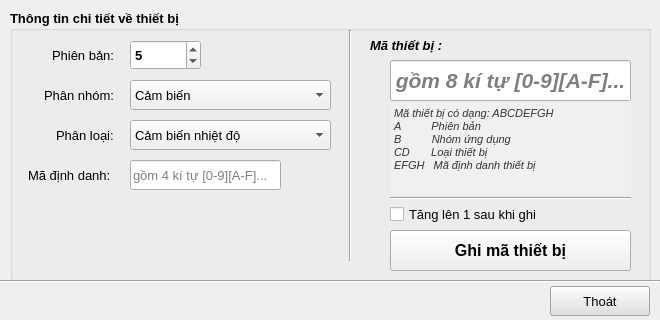
<?xml version="1.0" encoding="UTF-8"?>
<ui version="4.0">
 <class>FrmSetupSerial</class>
 <widget class="QMainWindow" name="FrmSetupSerial">
  <property name="geometry">
   <rect>
    <x>0</x>
    <y>0</y>
    <width>660</width>
    <height>320</height>
   </rect>
  </property>
  <property name="windowTitle">
   <string>MainWindow</string>
  </property>
  <widget class="QWidget" name="centralwidget">
   <widget class="QGroupBox" name="groupBox_Info">
    <property name="geometry">
     <rect>
      <x>10</x>
      <y>10</y>
      <width>641</width>
      <height>271</height>
     </rect>
    </property>
    <property name="font">
     <font>
      <pointsize>10</pointsize>
      <bold>true</bold>
     </font>
    </property>
    <property name="title">
     <string>Thông tin chi tiết về thiết bị</string>
    </property>
    <property name="flat">
     <bool>false</bool>
    </property>
    <widget class="QPushButton" name="pushButton_writeSerial">
     <property name="enabled">
      <bool>true</bool>
     </property>
     <property name="geometry">
      <rect>
       <x>380</x>
       <y>220</y>
       <width>241</width>
       <height>41</height>
      </rect>
     </property>
     <property name="minimumSize">
      <size>
       <width>0</width>
       <height>40</height>
      </size>
     </property>
     <property name="font">
      <font>
       <pointsize>12</pointsize>
       <bold>true</bold>
      </font>
     </property>
     <property name="text">
      <string>Ghi mã thiết bị</string>
     </property>
     <property name="shortcut">
      <string>Return, Enter</string>
     </property>
    </widget>
    <widget class="QLabel" name="label_3">
     <property name="geometry">
      <rect>
       <x>18</x>
       <y>150</y>
       <width>91</width>
       <height>31</height>
      </rect>
     </property>
     <property name="font">
      <font>
       <pointsize>10</pointsize>
       <bold>false</bold>
      </font>
     </property>
     <property name="text">
      <string>Mã định danh:</string>
     </property>
    </widget>
    <widget class="QLabel" name="label">
     <property name="geometry">
      <rect>
       <x>34</x>
       <y>70</y>
       <width>71</width>
       <height>31</height>
      </rect>
     </property>
     <property name="font">
      <font>
       <pointsize>10</pointsize>
       <bold>false</bold>
      </font>
     </property>
     <property name="text">
      <string>Phân nhóm:</string>
     </property>
    </widget>
    <widget class="QComboBox" name="comboBox_groupDevice">
     <property name="geometry">
      <rect>
       <x>120</x>
       <y>70</y>
       <width>201</width>
       <height>30</height>
      </rect>
     </property>
     <property name="minimumSize">
      <size>
       <width>0</width>
       <height>30</height>
      </size>
     </property>
     <property name="font">
      <font>
       <pointsize>10</pointsize>
       <bold>false</bold>
      </font>
     </property>
     <property name="currentIndex">
      <number>1</number>
     </property>
     <item>
      <property name="text">
       <string>Phần mềm</string>
      </property>
     </item>
     <item>
      <property name="text">
       <string>Cảm biến</string>
      </property>
     </item>
     <item>
      <property name="text">
       <string>Mô-đun thực hành</string>
      </property>
     </item>
     <item>
      <property name="text">
       <string>Mô hình thí nghiệm</string>
      </property>
     </item>
    </widget>
    <widget class="QLineEdit" name="lineEdit_id">
     <property name="geometry">
      <rect>
       <x>120</x>
       <y>150</y>
       <width>151</width>
       <height>30</height>
      </rect>
     </property>
     <property name="minimumSize">
      <size>
       <width>100</width>
       <height>30</height>
      </size>
     </property>
     <property name="font">
      <font>
       <pointsize>10</pointsize>
       <bold>false</bold>
      </font>
     </property>
     <property name="maxLength">
      <number>4</number>
     </property>
     <property name="alignment">
      <set>Qt::AlignJustify|Qt::AlignVCenter</set>
     </property>
     <property name="placeholderText">
      <string>gồm 4 kí tự [0-9][A-F]...</string>
     </property>
    </widget>
    <widget class="QLabel" name="label_4">
     <property name="geometry">
      <rect>
       <x>46</x>
       <y>110</y>
       <width>61</width>
       <height>31</height>
      </rect>
     </property>
     <property name="font">
      <font>
       <pointsize>10</pointsize>
       <bold>false</bold>
      </font>
     </property>
     <property name="text">
      <string>Phân loại:</string>
     </property>
    </widget>
    <widget class="QComboBox" name="comboBox_typeDevice">
     <property name="geometry">
      <rect>
       <x>120</x>
       <y>110</y>
       <width>201</width>
       <height>30</height>
      </rect>
     </property>
     <property name="minimumSize">
      <size>
       <width>0</width>
       <height>30</height>
      </size>
     </property>
     <property name="font">
      <font>
       <pointsize>10</pointsize>
       <bold>false</bold>
      </font>
     </property>
     <item>
      <property name="text">
       <string>Cảm biến nhiệt độ</string>
      </property>
     </item>
     <item>
      <property name="text">
       <string>Cảm biến độ ẩm</string>
      </property>
     </item>
     <item>
      <property name="text">
       <string>Cảm biến lực</string>
      </property>
     </item>
     <item>
      <property name="text">
       <string>Cảm biến áp suất</string>
      </property>
     </item>
     <item>
      <property name="text">
       <string>Cảm biến âm thanh</string>
      </property>
     </item>
    </widget>
    <widget class="QLabel" name="label_7">
     <property name="geometry">
      <rect>
       <x>42</x>
       <y>30</y>
       <width>61</width>
       <height>31</height>
      </rect>
     </property>
     <property name="font">
      <font>
       <pointsize>10</pointsize>
       <bold>false</bold>
      </font>
     </property>
     <property name="text">
      <string>Phiên bản:</string>
     </property>
    </widget>
    <widget class="QSpinBox" name="spinBox_versioneDevice">
     <property name="geometry">
      <rect>
       <x>120</x>
       <y>30</y>
       <width>71</width>
       <height>30</height>
      </rect>
     </property>
     <property name="minimum">
      <number>1</number>
     </property>
     <property name="maximum">
      <number>9</number>
     </property>
     <property name="value">
      <number>5</number>
     </property>
    </widget>
    <widget class="QLabel" name="label_8">
     <property name="geometry">
      <rect>
       <x>360</x>
       <y>20</y>
       <width>81</width>
       <height>30</height>
      </rect>
     </property>
     <property name="font">
      <font>
       <pointsize>10</pointsize>
       <italic>true</italic>
       <bold>true</bold>
      </font>
     </property>
     <property name="styleSheet">
      <string notr="true"/>
     </property>
     <property name="text">
      <string>Mã thiết bị :</string>
     </property>
    </widget>
    <widget class="Line" name="line">
     <property name="geometry">
      <rect>
       <x>380</x>
       <y>180</y>
       <width>241</width>
       <height>16</height>
      </rect>
     </property>
     <property name="orientation">
      <enum>Qt::Horizontal</enum>
     </property>
    </widget>
    <widget class="QPlainTextEdit" name="plainTextEdit">
     <property name="geometry">
      <rect>
       <x>380</x>
       <y>93</y>
       <width>241</width>
       <height>91</height>
      </rect>
     </property>
     <property name="font">
      <font>
       <pointsize>8</pointsize>
       <italic>true</italic>
       <bold>false</bold>
      </font>
     </property>
     <property name="styleSheet">
      <string notr="true">background-color: rgb(240, 240, 240);
color: rgb(50, 50,50);</string>
     </property>
     <property name="frameShape">
      <enum>QFrame::NoFrame</enum>
     </property>
     <property name="readOnly">
      <bool>true</bool>
     </property>
     <property name="plainText">
      <string>Mã thiết bị có dạng: ABCDEFGH
A          Phiên bản
B          Nhóm ứng dụng
CD       Loại thiết bị
EFGH   Mã định danh thiết bị</string>
     </property>
    </widget>
    <widget class="QLineEdit" name="lineEdit_serialNumber">
     <property name="geometry">
      <rect>
       <x>380</x>
       <y>50</y>
       <width>241</width>
       <height>41</height>
      </rect>
     </property>
     <property name="minimumSize">
      <size>
       <width>100</width>
       <height>30</height>
      </size>
     </property>
     <property name="font">
      <font>
       <pointsize>16</pointsize>
       <italic>true</italic>
       <bold>true</bold>
      </font>
     </property>
     <property name="text">
      <string/>
     </property>
     <property name="maxLength">
      <number>8</number>
     </property>
     <property name="alignment">
      <set>Qt::AlignCenter</set>
     </property>
     <property name="placeholderText">
      <string>gồm 8 kí tự [0-9][A-F]...</string>
     </property>
    </widget>
    <widget class="QCheckBox" name="checkBox_Increase">
     <property name="geometry">
      <rect>
       <x>380</x>
       <y>194</y>
       <width>281</width>
       <height>20</height>
      </rect>
     </property>
     <property name="font">
      <font>
       <pointsize>10</pointsize>
       <bold>false</bold>
      </font>
     </property>
     <property name="text">
      <string>Tăng lên 1 sau khi ghi</string>
     </property>
    </widget>
    <widget class="Line" name="line_2">
     <property name="geometry">
      <rect>
       <x>330</x>
       <y>20</y>
       <width>20</width>
       <height>231</height>
      </rect>
     </property>
     <property name="orientation">
      <enum>Qt::Vertical</enum>
     </property>
    </widget>
   </widget>
   <widget class="QPushButton" name="pushButton_Cancel">
    <property name="geometry">
     <rect>
      <x>550</x>
      <y>286</y>
      <width>100</width>
      <height>30</height>
     </rect>
    </property>
    <property name="font">
     <font>
      <pointsize>10</pointsize>
      <bold>false</bold>
     </font>
    </property>
    <property name="styleSheet">
     <string notr="true">background-color: rgb(225, 225, 225);</string>
    </property>
    <property name="text">
     <string>Thoát</string>
    </property>
    <property name="shortcut">
     <string>Esc</string>
    </property>
   </widget>
   <widget class="Line" name="line_3">
    <property name="geometry">
     <rect>
      <x>0</x>
      <y>280</y>
      <width>660</width>
      <height>3</height>
     </rect>
    </property>
    <property name="orientation">
     <enum>Qt::Horizontal</enum>
    </property>
   </widget>
  </widget>
 </widget>
 <tabstops>
  <tabstop>spinBox_versioneDevice</tabstop>
  <tabstop>comboBox_groupDevice</tabstop>
  <tabstop>comboBox_typeDevice</tabstop>
  <tabstop>lineEdit_id</tabstop>
  <tabstop>lineEdit_serialNumber</tabstop>
  <tabstop>plainTextEdit</tabstop>
  <tabstop>checkBox_Increase</tabstop>
  <tabstop>pushButton_writeSerial</tabstop>
  <tabstop>pushButton_Cancel</tabstop>
 </tabstops>
 <resources/>
 <connections/>
</ui>
